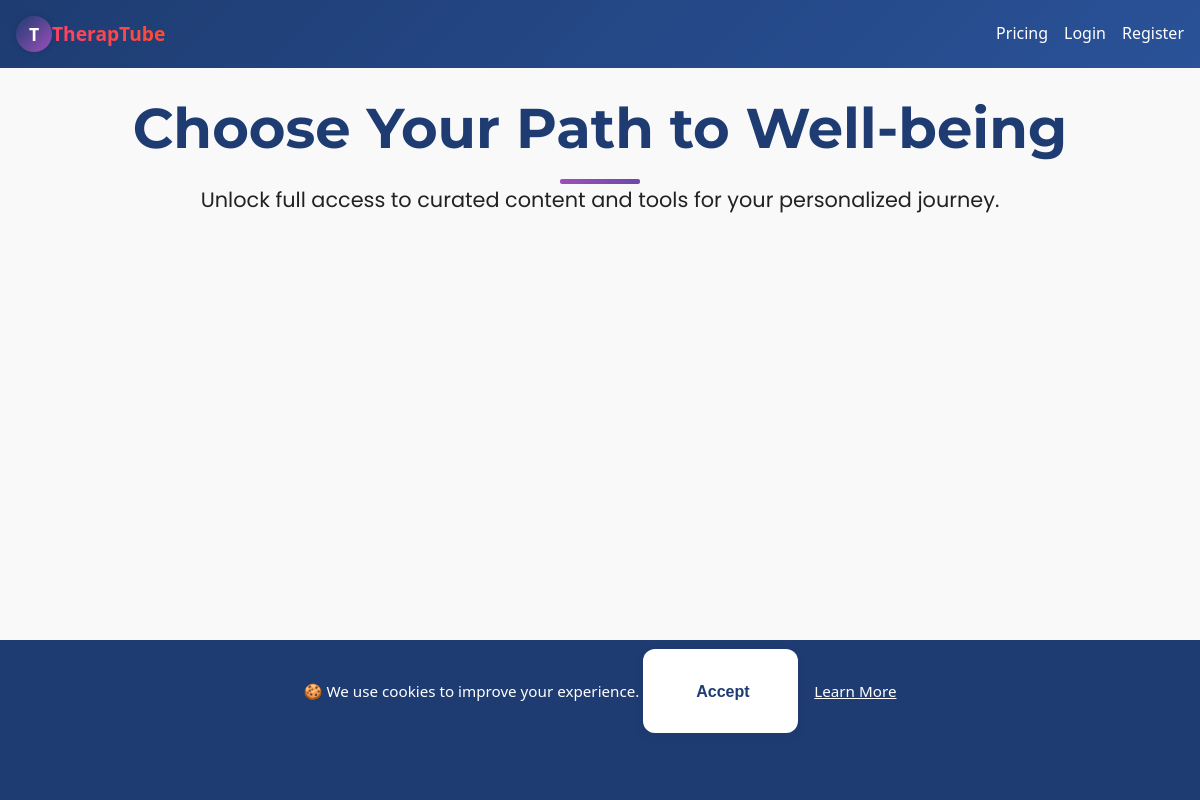
Before: /pricing with the older database file.
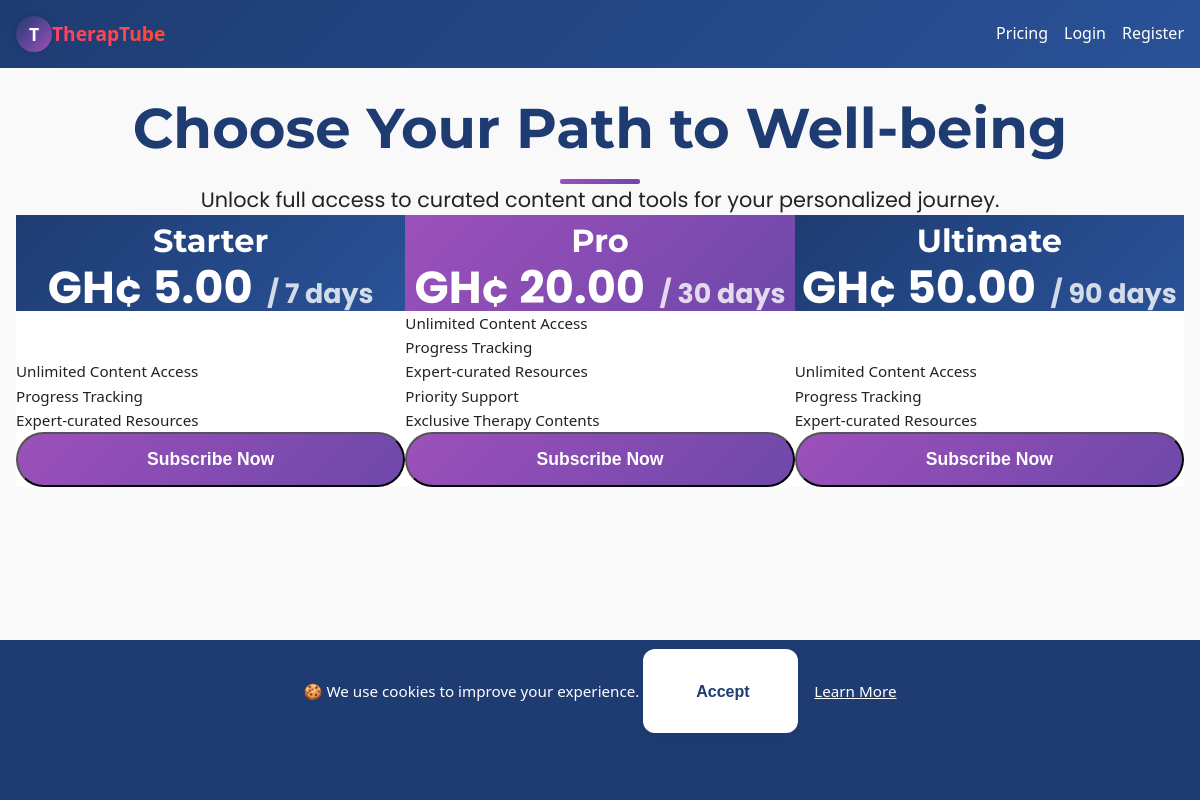
After: the same page with the newer database file.
### app.py (models this page shows)
class Plan(db.Model):
    id = db.Column(db.Integer, primary_key=True)
    name = db.Column(db.String(100), nullable=False)
    amount_pesewas = db.Column(db.Integer, nullable=False)  # 1000 = GHS 10
    interval_days = db.Column(db.Integer, nullable=False, default=30)
    is_active = db.Column(db.Boolean, default=True)

### app.py (the view)
@app.route("/pricing")
def pricing():
    plans = Plan.query.filter_by(is_active=True).all()
    current_utc_year = datetime.now(timezone.utc).year
    return render_template("pricing.html",
                            plans=plans,
                            current_year=current_utc_year,
                            taxonomy=TAXONOMY,
                            pub_key=app.config["PAYSTACK_PUB_KEY"])

### app.py (called while the page is built)
@app.context_processor
def inject_global_data():
    has_sub = False
    if current_user.is_authenticated:
        has_sub = has_active_subscription(current_user)
    return {
        'app_version': APP_VERSION,  # Assuming APP_VERSION is defined globally or from config
        'utc_now': datetime.now(timezone.utc),
        'has_active_subscription': has_active_subscription, # Make the function itself available
        'current_user': current_user, # Flask-Login usually injects this, but explicit is fine
        'user_has_active_subscription': has_sub # A boolean flag for simpler checks in templates
    }

### templates/pricing.html (shortened to what this page needs)
{% extends "base.html" %}
{% block content %}
<link rel="stylesheet" href="{{ url_for('static', filename='pricing_styles.css') }}">
<section class="pricing-section">
    <h1 class="pricing-title">Choose Your Path to Well-being</h1>
    <p class="pricing-subtitle">Unlock full access to curated content and tools for your personalized journey.</p>
    <div class="plan-grid">
        {% for p in plans %}
            <div class="plan-card">
                <div class="plan-header">
                    <h3 class="plan-title">{{ p.name }}</h3>
                    <p class="plan-price">
                        <span>GH¢ {{ "%.2f"|format(p.amount_pesewas/100) }}</span>
                        <span class="plan-interval"> / {{ p.interval_days }} days</span>
                    </p>
                </div>
                <div class="plan-body">
                    <ul class="plan-features">
                        <li> Unlimited Content Access</li>
                        <li> Progress Tracking</li>
                        <li> Expert-curated Resources</li>
                        {% if p.name == "Pro" %}
                        <li> Priority Support</li>
                        <li> Exclusive Therapy Contents</li>
                        {% endif %}
                    </ul>
                </div>
                <div class="plan-footer">
                    <button
                        class="btn plan-subscribe-btn"
                        data-plan="{{ p.id }}"
                        data-amount="{{ p.amount_pesewas }}"
                        data-name="{{ p.name }}">
                        Subscribe Now
                    </button>
                </div>
            </div>
        {% endfor %}
    </div>
</section>
{% endblock %}

### templates/base.html (shortened to what this page needs)
<!doctype html>
<html lang="en">
<head>
    <link rel="stylesheet" href="{{ url_for('static', filename='style.css') }}">
</head>
<body>
    <nav class="navbar">
        <div class="nav-brand">
            {% if current_user.is_authenticated %}
                {% if current_user.role == 'client' %}
                    <a href="{{ url_for('client_dashboard') }}">
                        <div class="logo-circle animate-spin">
                            <span class="logo-text">T</span>
                        </div>
                        <span class="brand-text">TherapTube</span>
                    </a>
                {% elif current_user.role == 'therapist' %}
                    <a href="{{ url_for('therapist_dashboard') }}">
                        <div class="logo-circle animate-spin">
                            <span class="logo-text">T</span>
                        </div>
                        <span class="brand-text">TherapTube</span>
                    </a>
                {% else %}
                    <a href="{{ url_for('index') }}">
                        <div class="logo-circle animate-spin">
                            <span class="logo-text">T</span>
                        </div>
                        <span class="brand-text">TherapTube</span>
                    </a>
                {% endif %}
            {% else %}
                <a href="{{ url_for('index') }}">
                    <div class="logo-circle animate-spin">
                        <span class="logo-text">T</span>
                    </div>
                    <span class="brand-text">TherapTube</span>
                </a>
            {% endif %}
        </div>
        <div class="nav-links">
            <a href="{{ url_for('pricing') }}">Pricing</a>
            {% if current_user.is_authenticated %}
                <span class="user-greet">Hello, {{ current_user.username }}
                    {% if current_user.role == 'client' %}
                        {% if has_active_subscription(current_user) %}
                            <a href="{{ url_for('my_subscription') }}" class="sub-status active clickable-badge">
                                Subscribed
                            </a>
                        {% else %}
                            <a href="{{ url_for('my_subscription') }}" class="sub-status expired clickable-badge">
                                Expired
                            </a>
                            <a href="{{ url_for('pricing') }}" class="button subscribe-btn">Renew Plan</a>
                        {% endif %}
                    {% endif %}
                </span>
                {% if current_user.role == 'client' %}
                    <a href="{{ url_for('client_dashboard') }}">Dashboard</a>
                    {% if has_active_subscription(current_user) %}
                        <a href="{{ url_for('progress') }}">My Progress</a>
                        <a href="{{ url_for('recent') }}">Recently Watched</a>
                        <form action="{{ url_for('search') }}" method="get" class="search-form">
                            <input type="text" name="q" placeholder="Search…" value="{{ request.args.get('q','') }}">
                            <select name="condition" aria-label="Select a condition">
                                <option value="">Condition</option>
                                {% for c in taxonomy.conditions %}
                                    <option value="{{ c }}" {% if request.args.get('condition')==c %}selected{% endif %}>{{ c }}</option>
                                {% endfor %}
                            </select>
                            <select name="otpf_domain" aria-label="Select an OTPF domain">
                                <option value="">Domain</option>
                                {% for d in taxonomy.otpf_domains %}
                                    <option value="{{ d }}" {% if request.args.get('otpf_domain')==d %}selected{% endif %}>{{ d }}</option>
                                {% endfor %}
                            </select>
                            <button type="submit" class="search-btn">🔍</button>
                        </form>
                    {% endif %}
                {% elif current_user.role == 'therapist' %}
                    <a href="{{ url_for('therapist_dashboard') }}">Dashboard</a>
                    <a href="{{ url_for('upload') }}">Upload</a>
                    <form action="{{ url_for('search') }}" method="get" class="search-form">
                        <input type="text" name="q" placeholder="Search…" value="{{ request.args.get('q','') }}">
                        <select name="condition" aria-label="Select a condition">
                            <option value="">Condition</option>
                            {% for c in taxonomy.target_condition %}
                                <option value="{{ c }}" {% if request.args.get('condition')==c %}selected{% endif %}>{{ c }}</option>
                            {% endfor %}
                        </select>
                        <select name="otpf_domain" aria-label="Select an OTPF domain">
                            <option value="">Domain</option>
                            {% for d in taxonomy.otpf_domain %}
                                <option value="{{ d }}" {% if request.args.get('otpf_domain')==d %}selected{% endif %}>{{ d }}</option>
                            {% endfor %}
                        </select>
                        <button type="submit" class="search-btn">🔍</button>
                    </form>
                    <a href="{{ url_for('admin_dashboard') }}">Admin Panel</a>
                {% endif %}
                <a href="{{ url_for('logout') }}">Logout</a>
            {% else %}
                <a href="{{ url_for('login') }}">Login</a>
                <a href="{{ url_for('register') }}">Register</a>
            {% endif %}
        </div>
    </nav>
    <div class="container">
        {% block content %}{% endblock %}
    </div>
    <footer class="footer sticky-footer">
        <div class="footer-top">
            <span>&copy; {{ current_year }} TherapTube</span>
            <span>Version {{ app_version }}</span>
            <span>Designed by Atom De Legend</span>
            <span>
                <a href="mailto:info@example.com">Contact</a> |
                <a href="{{ url_for('privacy') }}">Privacy</a> |
                <a href="{{ url_for('terms') }}">Terms</a> |
                <a href="{{ url_for('cookies') }}">Cookies</a> |
                <a href="{{ url_for('about') }}">About</a>
            </span>
        </div>
    </footer>
    {% if not request.cookies.get('cookies_accepted') %}
        <div id="cookie-banner" class="cookie-banner">
            🍪 We use cookies to improve your experience.
            <form method="post" action="{{ url_for('accept_cookies') }}" style="display:inline;">
                <button type="submit">Accept</button>
            </form>
            <a href="{{ url_for('cookies') }}">Learn More</a>
        </div>
    {% endif %}
</body>

### static/style.css (style rules this page uses)
:root { --color-primary: #1e3c72; --color-primary-light: #2a5298; --color-accent: #9d50bb; --color-accent-dark: #6e48aa; --color-bg: #f9f9f9; --color-text: #222; --color-white: #fff; --gradient-primary: linear-gradient(135deg, var(--color-primary), var(--color-primary-light)); --gradient-accent: linear-gradient(135deg, var(--color-accent), var(--color-accent-dark)); }
* { margin: 0; padding: 0; box-sizing: border-box; }
body { font-family: 'Segoe UI', sans-serif; background: var(--color-bg); color: var(--color-text); line-height: 1.6; }
a { text-decoration: none; color: var(--color-primary); transition: 0.3s ease; }
.container { max-width: 1200px; margin: auto; padding: 1rem; }
.navbar { background: var(--gradient-primary); padding: 1rem; display: flex; flex-wrap: wrap; align-items: center; justify-content: space-between; position: sticky; top: 0; z-index: 1000; }
.nav-brand { display: flex; align-items: center; gap: 0.5rem; }
.nav-brand a { display: flex; align-items: center; text-decoration: none; color: var(--color-primary); font-size: 1.4rem; font-weight: bold; }
.logo-circle { width: 36px; height: 36px; background: linear-gradient(135deg, var(--color-primary), var(--color-accent)); border-radius: 50%; display: flex; justify-content: center; align-items: center; box-shadow: 0 0 6px rgba(0,0,0,0.15); }
.logo-text { color: #fff; font-weight: bold; font-size: 1.1rem; font-family: 'Segoe UI', sans-serif; }
.animate-spin { animation: slowSpin 6s linear infinite; }
.brand-text { font-weight: bold; font-size: 1.2rem; background: linear-gradient(45deg, #ff416c, #ff4b2b); -webkit-background-clip: text; background-clip: text; -webkit-text-fill-color: transparent; font-family: 'Segoe UI', sans-serif; }
.nav-links { display: flex; flex-wrap: wrap; gap: 1rem; align-items: center; }
.nav-links a, .user-greet { color: var(--color-white); font-weight: 500; }
.footer { background: var(--gradient-accent); color: var(--color-white); text-align: center; padding: 1rem 0; margin-top: 2rem; }
.footer-top span { display: block; margin: 0.3rem 0; }
.footer-top a { color: var(--color-white); font-weight: 500; }
.sticky-footer { position: fixed; bottom: 0; left: 0; right: 0; background: var(--color-primary); color: var(--color-white); text-align: center; padding: 0.75rem 1rem; font-size: 0.9rem; z-index: 1000; box-shadow: 0 -2px 8px rgba(0,0,0,0.05); }
.container { padding-bottom: 120px; }
form { background: var(--color-white); max-width: 600px; margin: 2rem auto; padding: 2rem; border-radius: 12px; box-shadow: 0 4px 12px rgba(0,0,0,0.05); display: flex; flex-direction: column; gap: 1.25rem; }
button[type="submit"] { background: var(--gradient-primary); color: var(--color-white); padding: 0.75rem 1.5rem; border: none; border-radius: 8px; font-weight: bold; font-size: 1rem; cursor: pointer; transition: background 0.3s ease; }
.cookie-banner { position: fixed; bottom: 0; left: 0; width: 100%; height: 20%; background: var(--color-primary); color: #fff; padding: 1rem; text-align: center; z-index: 9999; font-size: 0.95rem; }
.cookie-banner button { margin-left: 0.5rem; margin-top: 1.3rem; background: #fff; color: var(--color-primary); border: none; padding: 0.4rem 0.8rem; border-radius: 4px; cursor: pointer; }
.cookie-banner a { color: #fff; margin-left: 1rem; text-decoration: underline; }

Changed rows visible on the page:
added Plan: name "Starter", p.amount_pesewas/100 "5.00", interval_days "7"
added Plan: name "Pro", p.amount_pesewas/100 "20.00", interval_days "30", shows "Priority Support"
added Plan: name "Ultimate", p.amount_pesewas/100 "50.00", interval_days "90"
